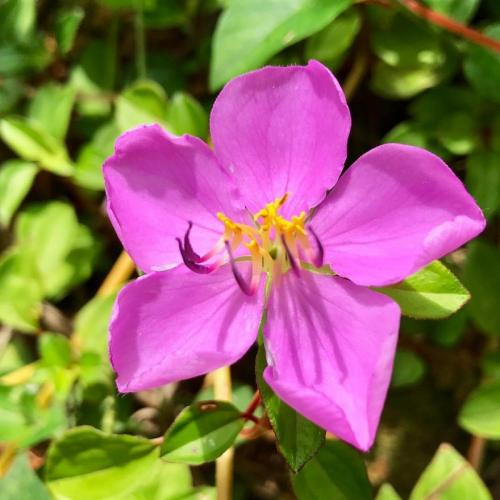
#> input picture python/opencv/flower.jpg, 500 x 500 px
$ python opencv_10.py
#> lines starting #> are read from the running program, lines starting #| are printed output that depends on the picture; after the words box and inside, x2 and y2 are one past the last pixel; in counts of white or black regions, pixels touching at a corner belong together
#!/usr/bin/env python3
# -*- coding: utf-8 -*-
"""
Created on Sun Nov 18 10:23:28 2018

@author: xsxsz
"""

import numpy as np
import cv2 as cv
import matplotlib.pyplot as plt
img=cv.imread('flower.jpg',cv.IMREAD_GRAYSCALE)
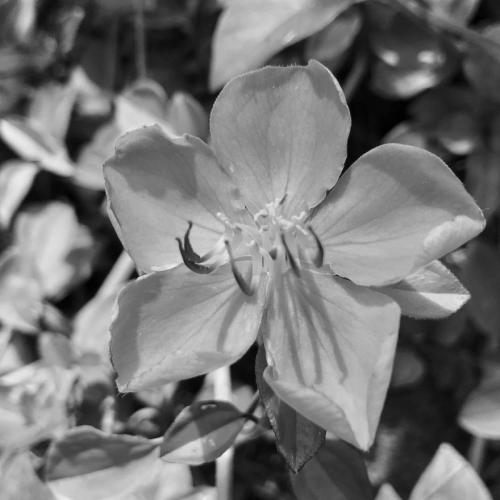
#> img: shape (500, 500); min 0, max 253, mean 116.4
print(img.shape)
#| (500, 500)
print('----------')
ret,thre=cv.threshold(img,120,255,cv.THRESH_BINARY)
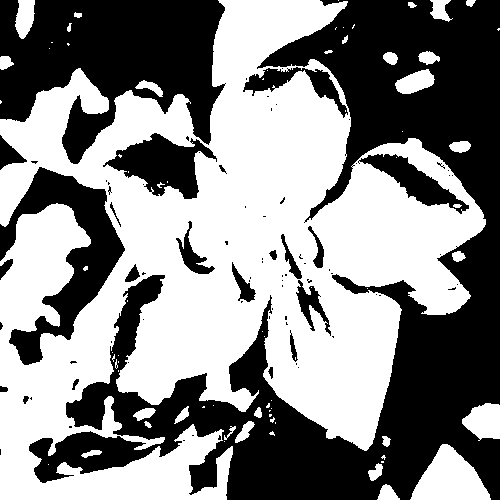
#> thre: shape (500, 500); 53.2% white; 82 black regions (60 under 20 px), largest, box (x1, y1, x2, y2) and area: (29, 0, 500, 500) 75157, (0, 0, 226, 164) 22685, (0, 167, 125, 365) 8470
plt.imshow(thre)
ret,thre=cv.threshold(img,120,255,cv.THRESH_BINARY_INV)
plt.imshow(thre)
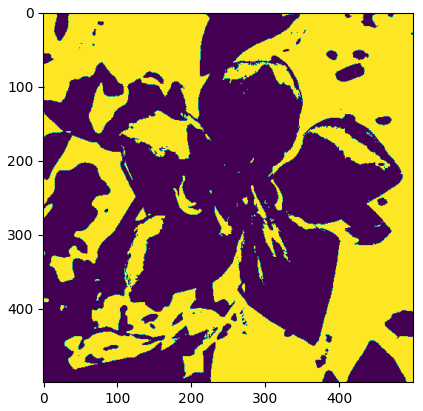
#> figure drawn by matplotlib, 1 panel
